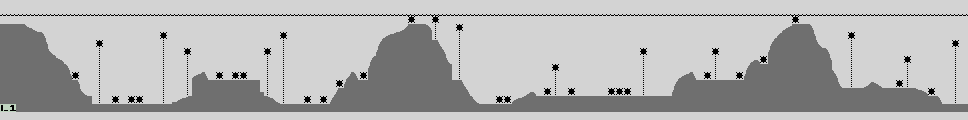

Below is a game level as drawn by its tile map, then a one-line description and the .tmx that defines it (tile-layer data replaced by summaries):
An orthogonal 121x15 tile map with 8x8 px tiles, 1 tile layer (Tile Layer 1).

<map version="1.0" orientation="orthogonal" width="121" height="15" tilewidth="8" tileheight="8">
 <tileset firstgid="1" name="SeaDragon" tilewidth="8" tileheight="8">
  <image source="../images/LandscapeTiles2.png" width="128" height="112" />
 </tileset>
 <layer name="Tile Layer 1" width="121" height="15">
  <data>[1815 cells, 1815 non-empty, 31 distinct tile ids]</data>
 </layer>
</map>
